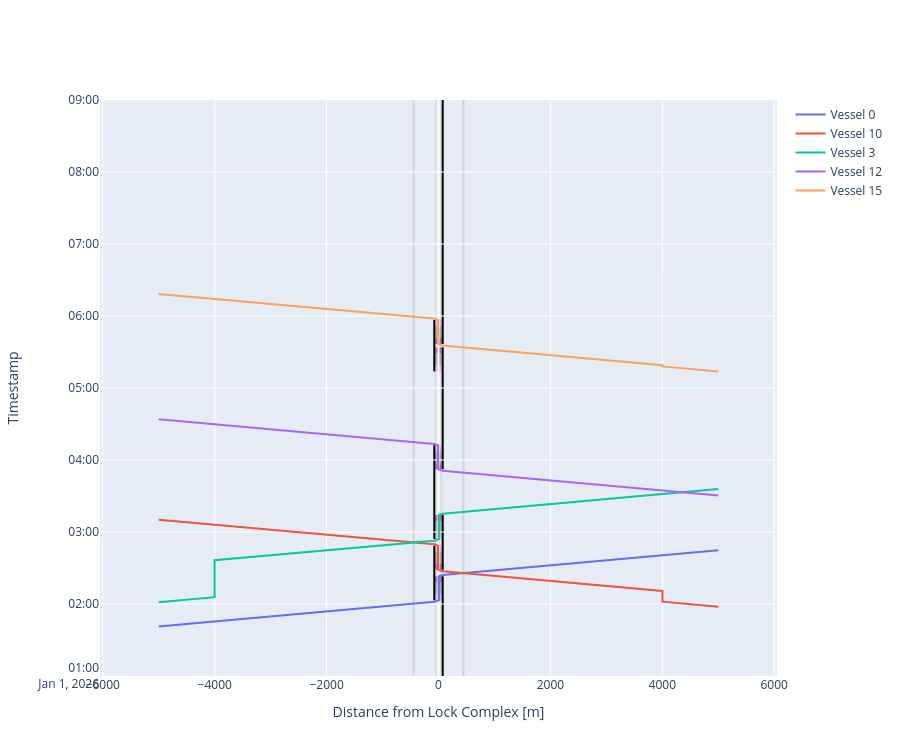

Notebook code cell kept with this figure:
### Code cell
# We can plot the time-distance diagram
fig = lock_chamber_II.plot(xlimmin = -6050, 
                           xlimmax = 6050,
                           ylimmin = pd.Timestamp('2026-01-01 01:00:00'),
                           ylimmax = pd.Timestamp('2026-01-01 09:00:00'),
                           method='Plotly')

fig.update_layout(height=cm_to_pixels(20))

### Figure 1 — Plotly figure (JSON) as saved in the notebook; plotly's stock layout.template omitted (floating-point values rounded to 4 significant figures)
{"data": [{"mode": "lines", "name": "Vessel 0", "type": "scatter", "x": [-5002.0, -4002.0, -75.0, -75.0, 7.5, 7.5, 7.5, 7.5, 7.5, 7.5, 7.5, 7.5, 75.0, 75.0, 445.0, 5002.0], "xaxis": "x", "y": ["2026-01-01T01:41:14.550491", "2026-01-01T01:45:24.550491", "2026-01-01T02:01:46.423936", "2026-01-01T02:01:46.423936", "2026-01-01T02:03:06.607522", "2026-01-01T02:03:06.607522", "2026-01-01T02:08:06.607522", "2026-01-01T02:08:06.607522", "2026-01-01T02:18:06.607522", "2026-01-01T02:18:06.607522", "2026-01-01T02:23:06.607522", "2026-01-01T02:23:06.607522", "2026-01-01T02:24:12.212273", "2026-01-01T02:24:12.212273", "2026-01-01T02:25:44.712273", "2026-01-01T02:44:44.085719"], "yaxis": "y"}, {"mode": "lines", "name": "Vessel 10", "type": "scatter", "x": [5002.0, 4002.0, 4002.0, 4002.0, 75.0, 75.0, -7.5, -7.5, -7.5, -7.5, -7.5, -7.5, -7.5, -7.5, -75.0, -75.0, -445.0, -5002.0], "xaxis": "x", "y": ["2026-01-01T01:57:47.065476", "2026-01-01T02:01:57.065476", "2026-01-01T02:10:55.338828", "2026-01-01T02:10:55.338828", "2026-01-01T02:27:17.212273", "2026-01-01T02:27:17.212273", "2026-01-01T02:28:37.395859", "2026-01-01T02:28:37.395859", "2026-01-01T02:33:37.395859", "2026-01-01T02:33:37.395859", "2026-01-01T02:43:37.395859", "2026-01-01T02:43:37.395859", "2026-01-01T02:48:37.395859", "2026-01-01T02:48:37.395859", "2026-01-01T02:49:43.000610", "2026-01-01T02:49:43.000610", "2026-01-01T02:51:15.500610", "2026-01-01T03:10:14.874055"], "yaxis": "y"}, {"mode": "lines", "name": "Vessel 3", "type": "scatter", "x": [-5002.0, -4002.0, -4002.0, -4002.0, -75.0, -75.0, 7.5, 7.5, 7.5, 7.5, 7.5, 7.5, 7.5, 7.5, 75.0, 75.0, 445.0, 5002.0], "xaxis": "x", "y": ["2026-01-01T02:01:32.774660", "2026-01-01T02:05:42.774660", "2026-01-01T02:36:26.127165", "2026-01-01T02:36:26.127165", "2026-01-01T02:52:48.000610", "2026-01-01T02:52:48.000610", "2026-01-01T02:54:08.184196", "2026-01-01T02:54:08.184196", "2026-01-01T02:59:08.184196", "2026-01-01T02:59:08.184196", "2026-01-01T03:09:08.184196", "2026-01-01T03:09:08.184196", "2026-01-01T03:14:08.184196", "2026-01-01T03:14:08.184196", "2026-01-01T03:15:13.788947", "2026-01-01T03:15:13.788947", "2026-01-01T03:16:46.288947", "2026-01-01T03:35:45.662393"], "yaxis": "y"}, {"mode": "lines", "name": "Vessel 12", "type": "scatter", "x": [5002.0, 4002.0, 75.0, 75.0, -7.5, -7.5, -7.5, -7.5, -7.5, -7.5, -7.5, -7.5, -75.0, -75.0, -445.0, -5002.0], "xaxis": "x", "y": ["2026-01-01T03:30:27.343527", "2026-01-01T03:34:37.343527", "2026-01-01T03:50:59.216972", "2026-01-01T03:50:59.216972", "2026-01-01T03:52:19.400558", "2026-01-01T03:52:19.400558", "2026-01-01T03:57:19.400558", "2026-01-01T03:57:19.400558", "2026-01-01T04:07:19.400558", "2026-01-01T04:07:19.400558", "2026-01-01T04:12:19.400558", "2026-01-01T04:12:19.400558", "2026-01-01T04:13:25.005309", "2026-01-01T04:13:25.005309", "2026-01-01T04:14:57.505309", "2026-01-01T04:33:56.878755"], "yaxis": "y"}, {"mode": "lines", "name": "Vessel 15", "type": "scatter", "x": [5002.0, 4002.0, 4002.0, 4002.0, 75.0, 75.0, -7.5, -7.5, -7.5, -7.5, -7.5, -7.5, -7.5, -7.5, -75.0, -75.0, -445.0, -5002.0], "xaxis": "x", "y": ["2026-01-01T05:13:51.166654", "2026-01-01T05:18:01.166654", "2026-01-01T05:19:01.793209", "2026-01-01T05:19:01.793209", "2026-01-01T05:35:23.666654", "2026-01-01T05:35:23.666654", "2026-01-01T05:36:43.850240", "2026-01-01T05:36:43.850240", "2026-01-01T05:41:43.850240", "2026-01-01T05:41:43.850240", "2026-01-01T05:51:43.850240", "2026-01-01T05:51:43.850240", "2026-01-01T05:56:43.850240", "2026-01-01T05:56:43.850240", "2026-01-01T05:57:49.454991", "2026-01-01T05:57:49.454991", "2026-01-01T05:59:21.954991", "2026-01-01T06:18:21.328437"], "yaxis": "y"}], "layout": {"height": 756, "shapes": [{"fillcolor": "lightgrey", "layer": "below", "line": {"width": 0}, "name": "Lock Geometry", "opacity": 0.5, "type": "rect", "x0": -75, "x1": 75, "y0": "2026-01-01T01:00:00", "y1": "2026-01-01T09:00:00"}, {"fillcolor": "violet", "layer": "below", "line": {"width": 0}, "name": "Lock gate closing", "opacity": 0.5, "type": "rect", "x0": -75, "x1": 75, "xref": "x", "y0": "2026-01-01T02:03:06.607522", "y1": "2026-01-01T02:08:06.607522", "yref": "y"}, {"fillcolor": "grey", "layer": "below", "line": {"width": 0}, "name": "Lock levelling", "opacity": 0.5, "type": "rect", "x0": -75, "x1": 75, "xref": "x", "y0": "2026-01-01T02:08:06.607522", "y1": "2026-01-01T02:18:06.607522", "yref": "y"}, {"fillcolor": "purple", "layer": "below", "line": {"width": 0}, "name": "Lock gate opening", "opacity": 0.5, "type": "rect", "x0": -75, "x1": 75, "xref": "x", "y0": "2026-01-01T02:18:06.607522", "y1": "2026-01-01T02:23:06.607522", "yref": "y"}, {"fillcolor": "purple", "layer": "below", "line": {"width": 0}, "name": "Lock gate closing", "opacity": 0.5, "type": "rect", "x0": -75, "x1": 75, "xref": "x", "y0": "2026-01-01T02:28:37.395859", "y1": "2026-01-01T02:33:37.395859", "yref": "y"}, {"fillcolor": "grey", "layer": "below", "line": {"width": 0}, "name": "Lock levelling", "opacity": 0.5, "type": "rect", "x0": -75, "x1": 75, "xref": "x", "y0": "2026-01-01T02:33:37.395859", "y1": "2026-01-01T02:43:37.395859", "yref": "y"}, {"fillcolor": "violet", "layer": "below", "line": {"width": 0}, "name": "Lock gate opening", "opacity": 0.5, "type": "rect", "x0": -75, "x1": 75, "xref": "x", "y0": "2026-01-01T02:43:37.395859", "y1": "2026-01-01T02:48:37.395859", "yref": "y"}, {"fillcolor": "violet", "layer": "below", "line": {"width": 0}, "name": "Lock gate closing", "opacity": 0.5, "type": "rect", "x0": -75, "x1": 75, "xref": "x", "y0": "2026-01-01T02:54:08.184196", "y1": "2026-01-01T02:59:08.184196", "yref": "y"}, {"fillcolor": "grey", "layer": "below", "line": {"width": 0}, "name": "Lock levelling", "opacity": 0.5, "type": "rect", "x0": -75, "x1": 75, "xref": "x", "y0": "2026-01-01T02:59:08.184196", "y1": "2026-01-01T03:09:08.184196", "yref": "y"}, {"fillcolor": "purple", "layer": "below", "line": {"width": 0}, "name": "Lock gate opening", "opacity": 0.5, "type": "rect", "x0": -75, "x1": 75, "xref": "x", "y0": "2026-01-01T03:09:08.184196", "y1": "2026-01-01T03:14:08.184196", "yref": "y"}, {"fillcolor": "purple", "layer": "below", "line": {"width": 0}, "name": "Lock gate closing", "opacity": 0.5, "type": "rect", "x0": -75, "x1": 75, "xref": "x", "y0": "2026-01-01T03:52:19.400558", "y1": "2026-01-01T03:57:19.400558", "yref": "y"}, {"fillcolor": "grey", "layer": "below", "line": {"width": 0}, "name": "Lock levelling", "opacity": 0.5, "type": "rect", "x0": -75, "x1": 75, "xref": "x", "y0": "2026-01-01T03:57:19.400558", "y1": "2026-01-01T04:07:19.400558", "yref": "y"}, {"fillcolor": "violet", "layer": "below", "line": {"width": 0}, "name": "Lock gate opening", "opacity": 0.5, "type": "rect", "x0": -75, "x1": 75, "xref": "x", "y0": "2026-01-01T04:07:19.400558", "y1": "2026-01-01T04:12:19.400558", "yref": "y"}, {"fillcolor": "violet", "layer": "below", "line": {"width": 0}, "name": "Lock gate closing", "opacity": 0.5, "type": "rect", "x0": -75, "x1": 75, "xref": "x", "y0": "2026-01-01T05:13:51.166654", "y1": "2026-01-01T05:18:51.166654", "yref": "y"}, {"fillcolor": "grey", "layer": "below", "line": {"width": 0}, "name": "Lock levelling", "opacity": 0.5, "type": "rect", "x0": -75, "x1": 75, "xref": "x", "y0": "2026-01-01T05:18:51.166654", "y1": "2026-01-01T05:28:51.166654", "yref": "y"}, {"fillcolor": "purple", "layer": "below", "line": {"width": 0}, "name": "Lock gate opening", "opacity": 0.5, "type": "rect", "x0": -75, "x1": 75, "xref": "x", "y0": "2026-01-01T05:28:51.166654", "y1": "2026-01-01T05:33:51.166654", "yref": "y"}, {"fillcolor": "purple", "layer": "below", "line": {"width": 0}, "name": "Lock gate closing", "opacity": 0.5, "type": "rect", "x0": -75, "x1": 75, "xref": "x", "y0": "2026-01-01T05:36:43.850240", "y1": "2026-01-01T05:41:43.850240", "yref": "y"}, {"fillcolor": "grey", "layer": "below", "line": {"width": 0}, "name": "Lock levelling", "opacity": 0.5, "type": "rect", "x0": -75, "x1": 75, "xref": "x", "y0": "2026-01-01T05:41:43.850240", "y1": "2026-01-01T05:51:43.850240", "yref": "y"}, {"fillcolor": "violet", "layer": "below", "line": {"width": 0}, "name": "Lock gate opening", "opacity": 0.5, "type": "rect", "x0": -75, "x1": 75, "xref": "x", "y0": "2026-01-01T05:51:43.850240", "y1": "2026-01-01T05:56:43.850240", "yref": "y"}, {"fillcolor": "darkgrey", "layer": "below", "line": {"width": 0}, "name": "Lock gate opening", "opacity": 0.5, "type": "rect", "x0": -75, "x1": 75, "xref": "x", "y0": "2026-01-01T02:08:06.607522", "y1": "2026-01-01T02:18:06.607522", "yref": "y"}, {"fillcolor": "darkgrey", "layer": "below", "line": {"width": 0}, "name": "Lock gate opening", "opacity": 0.5, "type": "rect", "x0": -75, "x1": 75, "xref": "x", "y0": "2026-01-01T02:33:37.395859", "y1": "2026-01-01T02:43:37.395859", "yref": "y"}, {"fillcolor": "darkgrey", "layer": "below", "line": {"width": 0}, "name": "Lock gate opening", "opacity": 0.5, "type": "rect", "x0": -75, "x1": 75, "xref": "x", "y0": "2026-01-01T02:59:08.184196", "y1": "2026-01-01T03:09:08.184196", "yref": "y"}, {"fillcolor": "darkgrey", "layer": "below", "line": {"width": 0}, "name": "Lock gate opening", "opacity": 0.5, "type": "rect", "x0": -75, "x1": 75, "xref": "x", "y0": "2026-01-01T03:57:19.400558", "y1": "2026-01-01T04:07:19.400558", "yref": "y"}, {"fillcolor": "darkgrey", "layer": "below", "line": {"width": 0}, "name": "Lock gate opening", "opacity": 0.5, "type": "rect", "x0": -75, "x1": 75, "xref": "x", "y0": "2026-01-01T05:18:51.166654", "y1": "2026-01-01T05:28:51.166654", "yref": "y"}, {"fillcolor": "darkgrey", "layer": "below", "line": {"width": 0}, "name": "Lock gate opening", "opacity": 0.5, "type": "rect", "x0": -75, "x1": 75, "xref": "x", "y0": "2026-01-01T05:41:43.850240", "y1": "2026-01-01T05:51:43.850240", "yref": "y"}, {"layer": "below", "line": {"color": "black"}, "name": "Lock gate opening", "type": "line", "x0": -75, "x1": -75, "xref": "x", "y0": "2026-01-01T02:03:06.607522", "y1": "2026-01-01T02:48:37.395859", "yref": "y"}, {"layer": "below", "line": {"color": "black"}, "name": "Lock gate opening", "type": "line", "x0": -75, "x1": -75, "xref": "x", "y0": "2026-01-01T02:54:08.184196", "y1": "2026-01-01T04:12:19.400558", "yref": "y"}, {"layer": "below", "line": {"color": "black"}, "name": "Lock gate opening", "type": "line", "x0": -75, "x1": -75, "xref": "x", "y0": "2026-01-01T05:13:51.166654", "y1": "2026-01-01T05:56:43.850240", "yref": "y"}, {"layer": "below", "line": {"color": "black"}, "name": "Lock gate opening", "type": "line", "x0": 75, "x1": 75, "xref": "x", "y0": "2026-01-01T01:00:00", "y1": "2026-01-01T02:23:06.607522", "yref": "y"}, {"layer": "below", "line": {"color": "black"}, "name": "Lock gate opening", "type": "line", "x0": 75, "x1": 75, "xref": "x", "y0": "2026-01-01T02:28:37.395859", "y1": "2026-01-01T03:14:08.184196", "yref": "y"}, {"layer": "below", "line": {"color": "black"}, "name": "Lock gate opening", "type": "line", "x0": 75, "x1": 75, "xref": "x", "y0": "2026-01-01T03:52:19.400558", "y1": "2026-01-01T05:33:51.166654", "yref": "y"}, {"layer": "below", "line": {"color": "black"}, "name": "Lock gate opening", "type": "line", "x0": 75, "x1": 75, "xref": "x", "y0": "2026-01-01T05:36:43.850240", "y1": "2026-01-01T09:00:00", "yref": "y"}, {"layer": "below", "line": {"color": "lightgrey"}, "type": "line", "x0": -445, "x1": -445, "xref": "x", "y0": 0, "y1": 1, "yref": "y domain"}, {"layer": "below", "line": {"color": "lightgrey"}, "type": "line", "x0": 445, "x1": 445, "xref": "x", "y0": 0, "y1": 1, "yref": "y domain"}], "showlegend": true, "xaxis": {"anchor": "y", "domain": [0, 1], "range": [-6050, 6050], "title": {"text": "Distance from Lock Complex [m]"}}, "yaxis": {"anchor": "x", "domain": [0, 1], "range": ["2026-01-01T01:00:00", "2026-01-01T09:00:00"], "title": {"text": "Timestamp"}}}}
